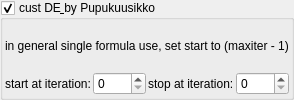
    <widget class="MyGroupBox" name="groupCheck_analyticDE_enabled">
     <property name="toolTip">
      <string/>
     </property>
     <property name="title">
      <string>cust DE&amp; by Pupukuusikko</string>
     </property>
     <property name="checkable">
      <bool>true</bool>
     </property>
     <layout class="QVBoxLayout" name="verticalLayout_32" stretch="0,0">
      <property name="spacing">
       <number>2</number>
      </property>
      <property name="leftMargin">
       <number>2</number>
      </property>
      <property name="topMargin">
       <number>2</number>
      </property>
      <property name="rightMargin">
       <number>2</number>
      </property>
      <property name="bottomMargin">
       <number>2</number>
      </property>
      <item>
       <widget class="QLabel" name="label_44">
        <property name="text">
         <string>in general single formula use, set start to (maxiter - 1)</string>
        </property>
       </widget>
      </item>
      <item>
       <layout class="QHBoxLayout" name="horizontalLayout_19" stretch="0,1,0,1">
        <item>
         <widget class="QLabel" name="label_104">
          <property name="text">
           <string>start at iteration:</string>
          </property>
         </widget>
        </item>
        <item>
         <widget class="MySpinBox" name="spinboxInt_analyticDE_start_iterations_A">
          <property name="sizePolicy">
           <sizepolicy hsizetype="Minimum" vsizetype="Maximum">
            <horstretch>0</horstretch>
            <verstretch>0</verstretch>
           </sizepolicy>
          </property>
          <property name="minimum">
           <number>0</number>
          </property>
          <property name="maximum">
           <number>999</number>
          </property>
          <property name="value">
           <number>0</number>
          </property>
         </widget>
        </item>
        <item>
         <widget class="QLabel" name="label_75">
          <property name="text">
           <string>stop at iteration:</string>
          </property>
         </widget>
        </item>
        <item>
         <widget class="MySpinBox" name="spinboxInt_analyticDE_stop_iterations_A">
          <property name="sizePolicy">
           <sizepolicy hsizetype="Preferred" vsizetype="Maximum">
            <horstretch>0</horstretch>
            <verstretch>0</verstretch>
           </sizepolicy>
          </property>
          <property name="maximum">
           <number>999</number>
          </property>
         </widget>
        </item>
       </layout>
      </item>
     </layout>
    </widget>
